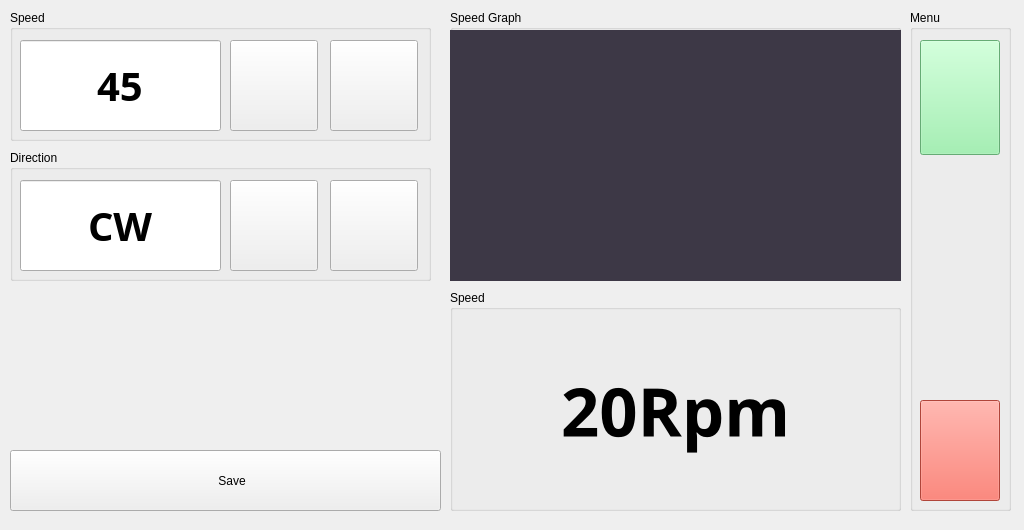
<?xml version="1.0" encoding="UTF-8"?>
<ui version="4.0">
 <class>MainWindow</class>
 <widget class="QMainWindow" name="MainWindow">
  <property name="geometry">
   <rect>
    <x>0</x>
    <y>0</y>
    <width>1024</width>
    <height>530</height>
   </rect>
  </property>
  <property name="windowTitle">
   <string>Controls - Speed</string>
  </property>
  <widget class="QWidget" name="centralwidget">
   <widget class="QGroupBox" name="groupBox_Speed2">
    <property name="geometry">
     <rect>
      <x>450</x>
      <y>10</y>
      <width>451</width>
      <height>271</height>
     </rect>
    </property>
    <property name="title">
     <string>Speed Graph</string>
    </property>
    <widget class="QWidget" name="SpeedGraph2" native="true">
     <property name="geometry">
      <rect>
       <x>0</x>
       <y>20</y>
       <width>451</width>
       <height>301</height>
      </rect>
     </property>
     <property name="styleSheet">
      <string notr="true">background-color: rgb(61, 56, 70);</string>
     </property>
    </widget>
   </widget>
   <widget class="QGroupBox" name="groupBoxMenu">
    <property name="geometry">
     <rect>
      <x>910</x>
      <y>10</y>
      <width>101</width>
      <height>501</height>
     </rect>
    </property>
    <property name="title">
     <string>Menu</string>
    </property>
    <widget class="QPushButton" name="BtnMonitoring">
     <property name="geometry">
      <rect>
       <x>10</x>
       <y>30</y>
       <width>80</width>
       <height>115</height>
      </rect>
     </property>
     <property name="font">
      <font>
       <kerning>true</kerning>
      </font>
     </property>
     <property name="autoFillBackground">
      <bool>false</bool>
     </property>
     <property name="styleSheet">
      <string notr="true">background-color: rgb(143, 240, 164);</string>
     </property>
     <property name="text">
      <string notr="true"/>
     </property>
     <property name="icon">
      <iconset>
       <normaloff>../icons/icons8-monitoring-100.png</normaloff>../icons/icons8-monitoring-100.png</iconset>
     </property>
     <property name="iconSize">
      <size>
       <width>50</width>
       <height>50</height>
      </size>
     </property>
     <property name="shortcut">
      <string/>
     </property>
     <property name="checkable">
      <bool>false</bool>
     </property>
    </widget>
    <widget class="QPushButton" name="ExitBtn">
     <property name="geometry">
      <rect>
       <x>10</x>
       <y>390</y>
       <width>80</width>
       <height>101</height>
      </rect>
     </property>
     <property name="styleSheet">
      <string notr="true">background-color: rgb(246, 97, 81);</string>
     </property>
     <property name="text">
      <string/>
     </property>
     <property name="icon">
      <iconset>
       <normaloff>../icons/icons8-exit-100.png</normaloff>../icons/icons8-exit-100.png</iconset>
     </property>
     <property name="iconSize">
      <size>
       <width>50</width>
       <height>50</height>
      </size>
     </property>
    </widget>
   </widget>
   <widget class="QGroupBox" name="groupBoxSpeed2_2">
    <property name="geometry">
     <rect>
      <x>450</x>
      <y>290</y>
      <width>451</width>
      <height>221</height>
     </rect>
    </property>
    <property name="title">
     <string>Speed</string>
    </property>
    <widget class="QLabel" name="labelSpeed">
     <property name="geometry">
      <rect>
       <x>0</x>
       <y>20</y>
       <width>451</width>
       <height>201</height>
      </rect>
     </property>
     <property name="font">
      <font>
       <family>Sans Serif</family>
       <pointsize>50</pointsize>
       <weight>75</weight>
       <bold>true</bold>
      </font>
     </property>
     <property name="focusPolicy">
      <enum>Qt::NoFocus</enum>
     </property>
     <property name="text">
      <string>20Rpm</string>
     </property>
     <property name="alignment">
      <set>Qt::AlignCenter</set>
     </property>
    </widget>
   </widget>
   <widget class="QGroupBox" name="groupBoxSpeed2">
    <property name="geometry">
     <rect>
      <x>10</x>
      <y>10</y>
      <width>421</width>
      <height>131</height>
     </rect>
    </property>
    <property name="title">
     <string>Speed</string>
    </property>
    <widget class="QLineEdit" name="SpeedValue">
     <property name="geometry">
      <rect>
       <x>10</x>
       <y>30</y>
       <width>201</width>
       <height>91</height>
      </rect>
     </property>
     <property name="font">
      <font>
       <family>Sans Serif</family>
       <pointsize>30</pointsize>
       <weight>75</weight>
       <bold>true</bold>
      </font>
     </property>
     <property name="text">
      <string>45</string>
     </property>
     <property name="alignment">
      <set>Qt::AlignCenter</set>
     </property>
    </widget>
    <widget class="QPushButton" name="BtnUpSpeed">
     <property name="geometry">
      <rect>
       <x>220</x>
       <y>30</y>
       <width>88</width>
       <height>91</height>
      </rect>
     </property>
     <property name="text">
      <string/>
     </property>
     <property name="icon">
      <iconset>
       <normaloff>../icons/icons8-up-100.png</normaloff>../icons/icons8-up-100.png</iconset>
     </property>
     <property name="iconSize">
      <size>
       <width>50</width>
       <height>50</height>
      </size>
     </property>
    </widget>
    <widget class="QPushButton" name="BtnDownSpeed">
     <property name="geometry">
      <rect>
       <x>320</x>
       <y>30</y>
       <width>88</width>
       <height>91</height>
      </rect>
     </property>
     <property name="text">
      <string/>
     </property>
     <property name="icon">
      <iconset>
       <normaloff>../icons/icons8-down-arrow-100.png</normaloff>../icons/icons8-down-arrow-100.png</iconset>
     </property>
     <property name="iconSize">
      <size>
       <width>50</width>
       <height>50</height>
      </size>
     </property>
    </widget>
   </widget>
   <widget class="QGroupBox" name="groupBoxDirection">
    <property name="geometry">
     <rect>
      <x>10</x>
      <y>150</y>
      <width>421</width>
      <height>131</height>
     </rect>
    </property>
    <property name="title">
     <string>Direction</string>
    </property>
    <widget class="QLineEdit" name="DirValue">
     <property name="geometry">
      <rect>
       <x>10</x>
       <y>30</y>
       <width>201</width>
       <height>91</height>
      </rect>
     </property>
     <property name="font">
      <font>
       <family>Sans Serif</family>
       <pointsize>30</pointsize>
       <weight>75</weight>
       <bold>true</bold>
      </font>
     </property>
     <property name="text">
      <string>CW</string>
     </property>
     <property name="alignment">
      <set>Qt::AlignCenter</set>
     </property>
    </widget>
    <widget class="QPushButton" name="BtnCCW">
     <property name="geometry">
      <rect>
       <x>220</x>
       <y>30</y>
       <width>88</width>
       <height>91</height>
      </rect>
     </property>
     <property name="text">
      <string/>
     </property>
     <property name="icon">
      <iconset>
       <normaloff>../icons/icons8-left-arrow-100.png</normaloff>../icons/icons8-left-arrow-100.png</iconset>
     </property>
     <property name="iconSize">
      <size>
       <width>50</width>
       <height>50</height>
      </size>
     </property>
    </widget>
    <widget class="QPushButton" name="BtnCW">
     <property name="geometry">
      <rect>
       <x>320</x>
       <y>30</y>
       <width>88</width>
       <height>91</height>
      </rect>
     </property>
     <property name="text">
      <string/>
     </property>
     <property name="icon">
      <iconset>
       <normaloff>../icons/icons8-right-arrow-100.png</normaloff>../icons/icons8-right-arrow-100.png</iconset>
     </property>
     <property name="iconSize">
      <size>
       <width>50</width>
       <height>50</height>
      </size>
     </property>
    </widget>
   </widget>
   <widget class="QPushButton" name="BtnSave">
    <property name="geometry">
     <rect>
      <x>10</x>
      <y>450</y>
      <width>431</width>
      <height>61</height>
     </rect>
    </property>
    <property name="text">
     <string>    Save</string>
    </property>
    <property name="icon">
     <iconset>
      <normaloff>../icons/icons8-save-100.png</normaloff>../icons/icons8-save-100.png</iconset>
    </property>
    <property name="iconSize">
     <size>
      <width>30</width>
      <height>30</height>
     </size>
    </property>
   </widget>
  </widget>
 </widget>
 <resources/>
 <connections/>
</ui>
